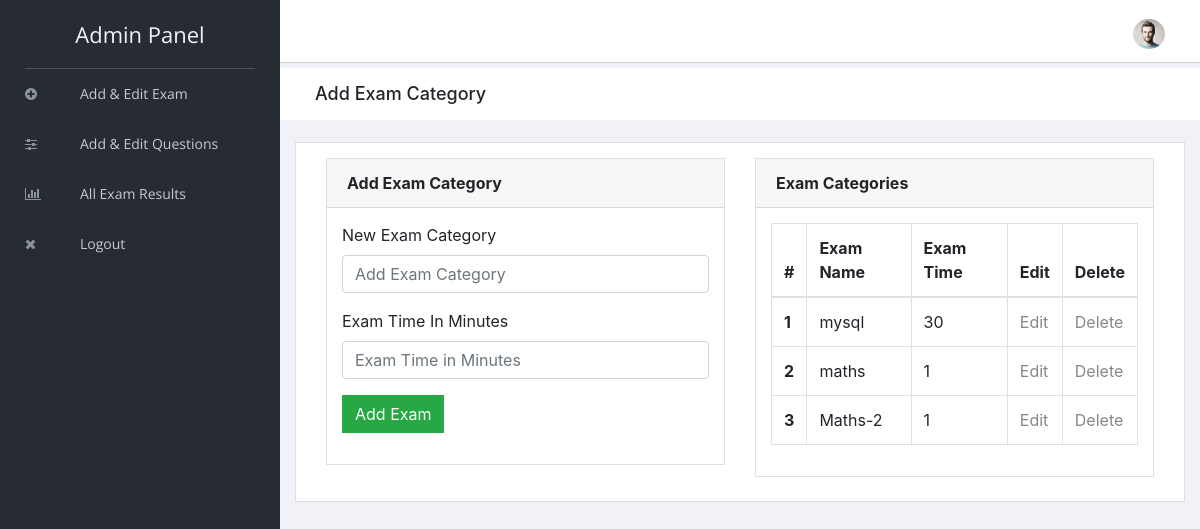
The page /admin/exam_category.php (signed in) on the database its author committed.
### tables this page shows
CREATE TABLE `exam_category` (
  `id` int(11) NOT NULL,
  `category` varchar(100) NOT NULL,
  `exam_time_in_minutes` varchar(5) NOT NULL
);

### admin/exam_category.php (the view, shortened to what this page needs)
<?php
include "header.php";
include "../connection.php";
    ?>
        <div class="breadcrumbs">
            <div class="col-sm-4">
                <div class="page-header float-left">
                    <div class="page-title">
                        <h1>Add Exam Category</h1>
                    </div>
                </div>
            </div>
        </div>
        <div class="content mt-3">
            <div class="animated fadeIn">
                <div class="row">
                    <div class="col-lg-12">
                        <div class="card">
                            <form name="form1" action="" method="post">
                            <div class="card-body">
                            <div class="col-lg-6">
                        <div class="card">
                            <div class="card-header"><strong>Add Exam Category</strong></div>
                            <div class="card-body card-block">
                                <div class="form-group"><label for="company"
                                        class=" form-control-label">New Exam Category</label><input type="text"
                                        placeholder="Add Exam Category" class="form-control" name="examname"></div>
                                <div class="form-group"><label for="vat" class=" form-control-label">Exam Time In Minutes</label><input
                                        type="text" placeholder="Exam Time in Minutes" class="form-control" name="examtime"></div>
                                <div class="form-group">
                                    <input type="submit" name="submit1" value="Add Exam" class="btn btn-success">
                                </div>
                                </div>
                        </div>
                    </div>
                    <div class="col-lg-6">
                        <div class="card">
                            <div class="card-header">
                                <strong class="card-title">Exam Categories</strong>
                            </div>
                            <div class="card-body">
                                <table class="table table-bordered">
                                    <thead>
                                        <tr>
                                            <th scope="col">#</th>
                                            <th scope="col">Exam Name</th>
                                            <th scope="col">Exam Time</th>
                                            <th scope="col">Edit</th>
                                            <th scope="col">Delete</th>
                                        </tr>
                                    </thead>
                                    <tbody>
                                        <?php
                                        $count=0;
                                        $sql="select * from exam_category";
                                        $res=mysqli_query($link, $sql);
                                        while($row = mysqli_fetch_array($res))
                                        {
                                            $count=$count+1;
                                            ?>
                                            <tr>
                                            <th scope="row"><?php echo $count; ?></th>
                                            <td><?php echo $row["category"]; ?></td>
                                            <td><?php echo $row["exam_time_in_minutes"]; ?></td>
                                            <td><a href="edit_exam.php?id=<?php echo $row["id"];?>">Edit</a></td>
                                            <td><a href = "delete.php?id=<?php echo $row["id"];?>">Delete</a></td>
                                        </tr>
                                            <?php
                                        }
                                        ?>
                                    </tbody>
                                </table>
                            </div>
                        </div>
                    </div>
                            </div>
</form>
                        </div>
                    </div>
                </div>
            </div>
        </div>
<?php
include "footer.php";
?>

### rows shown on the page
exam_category: category "mysql", exam_time_in_minutes "30"
exam_category: category "maths", exam_time_in_minutes "1"
exam_category: category "Maths-2", exam_time_in_minutes "1"
